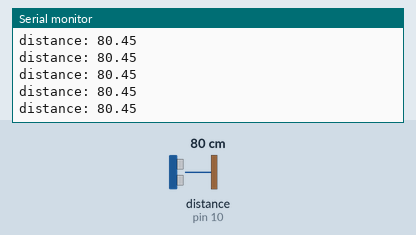
The sketch below on a simulated Arduino Uno, built with avr-gcc and run on an emulated ATmega328P. Parts: the last lines printed to the serial monitor. Wiring (inferred from the names in the program): ultrasonic range finder: trigger pin 9; echo pin 10. The test bench sets the inputs (shaded band); at power-on: distance to the obstacle (sensor on pin 10) 80 cm. The echo pulse lasts 58.3 µs per cm.

Above: at 1.2 s.
1.3 s: distance to the obstacle (sensor on pin 10) set to 120 cm
At 1.49 s:
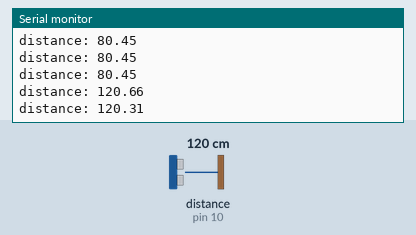
4.3 s: distance to the obstacle (sensor on pin 10) set to 2 cm
At 4.3 s:
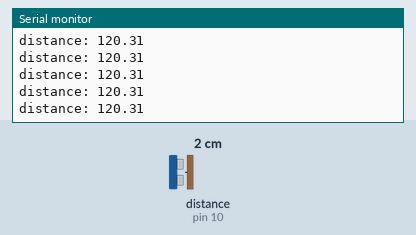
5.8 s: distance to the obstacle (sensor on pin 10) set to 299 cm
At 5.83 s:
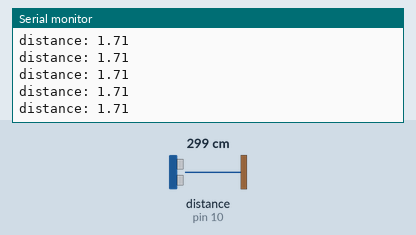
Timing chart, 0 to 8.8 s (numbered marks = the images above; inputs shaded):
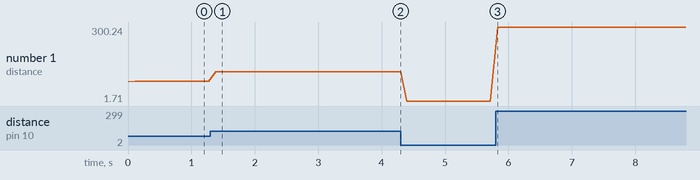

Measured:
- after the input at 1.3 s, the serial monitor: prints a new line after 0.08 s (image 1)
- plotted number 1: 80.45 → 120.31 after the input at 1.3 s, 120.31 → 1.71 after the input at 4.3 s, 1.71 → 300.24 after the input at 5.8 s

The sketch:

decl_practice_142.ino
```cpp
// snippet: decl_practice_142
// tags: globals, declare, millis, nonblocking
// boards: avr, esp32, megaavr, nano33iot, romi32u4, rp2040
// library: none
// description: Declare float distCm=0.0, unsigned long echoStart=0, bool waitingEcho=false at global scope
// prompts: declare, float, distcm=0, unsigned, echostart=0, waitingecho=false
// verified: compile-only
// source: kd-generated (id 142)

float distCm = 0.0;

void setup() {
  Serial.begin(9600);
  pinMode(9, OUTPUT);  // TRIG
  pinMode(10, INPUT);  // ECHO
}

void loop() {
  // HC-SR04: trigger a 10µs pulse, then measure the duration of the HIGH echo pulse
  digitalWrite(9, LOW);
  delayMicroseconds(2);
  digitalWrite(9, HIGH);
  delayMicroseconds(10);
  digitalWrite(9, LOW);
  long duration = pulseIn(10, HIGH, 30000);  // wait up to 30ms for the echo HIGH pulse
  if (duration > 0) {
    distCm = duration / 58.0;  // speed of sound ≈ 58µs per cm (round-trip)
    Serial.print("distance: ");
    Serial.println(distCm);
  } else {
    distCm = 0.0;
    Serial.println("timeout");
  }
  delay(100);  // debounce between readings
}
```
